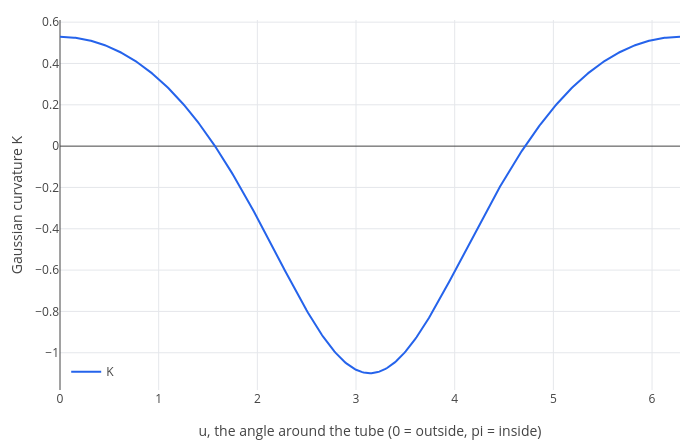

Notebook cell for this chart:
### Markdown cell above
On the outside of the doughnut ($u = 0$) the curvature is positive, like a sphere; on the inside ($u = \pi$) it is
negative, like a saddle. Plotting $K$ around the tube for $R = 2$, $a = 0.7$ shows it changing sign:

### Code cell
R = 2;
a = 0.7;
labels(plot(K, u, 0, 2*pi), "u, the angle around the tube (0 = outside, pi = inside)", "Gaussian curvature K")

### Figure 1 — Plotly figure (JSON) as saved in the notebook; plotly's stock layout.template omitted (floating-point values rounded to 4 significant figures; data arrays with more than 128 entries replaced by an {"elided": "..."} marker saying what was removed)
{"data": [{"line": {"color": "#2563eb", "width": 2}, "mode": "lines", "name": "K", "type": "scatter", "x": {"elided": "402 float values"}, "y": {"elided": "402 float values"}}], "layout": {"height": 440, "legend": {"bgcolor": "rgba(255,255,255,0.8)", "x": 0.01, "xanchor": "left", "y": 0.01, "yanchor": "bottom"}, "margin": {"b": 50, "l": 60, "r": 20, "t": 20}, "showlegend": true, "title": {"text": ""}, "width": 700, "xaxis": {"title": {"text": "u, the angle around the tube (0 = outside, pi = inside)"}, "zeroline": true}, "yaxis": {"range": [-1.18, 0.6105], "title": {"text": "Gaussian curvature K"}, "zeroline": true}}}
